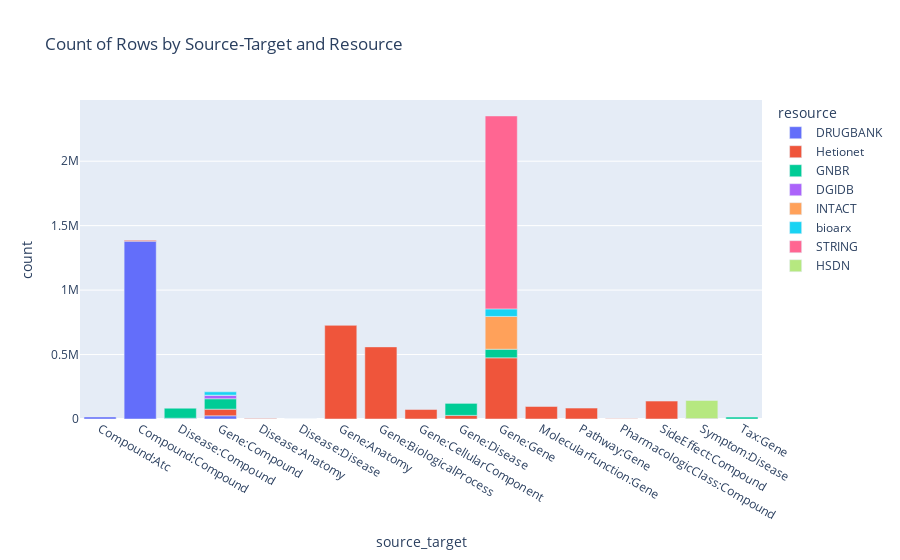

Notebook code cell kept with this figure:
### Code cell
import pandas as pd
import plotly.express as px

df = pd.DataFrame()
df["resource"] = relations["relation_type"].apply(lambda x: x.split("::")[0])
df["source_type"] = relations["source_id"].apply(lambda x: x.split(":")[0])
df["target_type"] = relations["target_id"].apply(lambda x: x.split(":")[0])
df["source_target"] = df["source_type"] + ":" + df["target_type"]

# source_type:target_type might be same with target_type:source_type, merge them
df["source_target"] = df["source_target"].apply(lambda x: x.split(":")[0] + ":" + x.split(":")[1] if x.split(":")[0] > x.split(":")[1] else x.split(":")[1] + ":" + x.split(":")[0])

# Plot only the rows where matched source and target types are in the list
# filtered_df = df[df["source_type"].isin(["Disease", "Gene", "Compound", "Symptom", "Pathway"]) & df["target_type"].isin(["Disease", "Gene", "Compound", "Symptom", "Pathway"])]

# Group the data by 'label' and 'resource' and count the rows
# grouped_df = filtered_df.groupby(['source_target', "resource"]).size().reset_index(name='count')

# resource = ['bioarx', 'DGIDB', 'DRUGBANK', 'GNBR', 'Hetionet', 'INTACT', 'STRING', 'HSDN']
# # Please specify the colors in the same order as the resource list
# colors = [
#     "#FF0000",  # Red
#     "#008000",  # Green
#     "#0000FF",  # Blue
#     "#FFFF00",  # Yellow
#     "#800080",  # Purple
#     "#FFA500",  # Orange
#     "#FFC0CB",  # Pink
#     "#00FFFF"   # Cyan
# ]

# # Generate a list of colors for each resource
# colors = grouped_df['resource'].apply(lambda x: colors[resource.index(x)])

# # Create the bar chart using Plotly Express
# fig2 = px.bar(grouped_df, x='source_target', y='count', color='resource', title='Count of Rows by Source-Target and Resource', color_discrete_sequence=colors)

# Plot all
grouped_df = df.groupby(['source_target', "resource"]).size().reset_index(name='count')
fig2 = px.bar(grouped_df, x='source_target', y='count', color='resource', title='Count of Rows by Source-Target and Resource')

# Show the plot
fig2.show(renderer='vscode')

### Figure 1 — Plotly figure (JSON) as saved in the notebook; plotly's stock layout.template omitted (floating-point values rounded to 4 significant figures)
{"data": [{"alignmentgroup": "True", "hovertemplate": "resource=DRUGBANK<br>source_target=%{x}<br>count=%{y}<extra></extra>", "legendgroup": "DRUGBANK", "marker": {"color": "#636efa", "pattern": {"shape": ""}}, "name": "DRUGBANK", "offsetgroup": "DRUGBANK", "orientation": "v", "showlegend": true, "textposition": "auto", "type": "bar", "x": ["Compound:Atc", "Compound:Compound", "Disease:Compound", "Gene:Compound"], "xaxis": "x", "y": [15750, 1379271, 4968, 24801], "yaxis": "y"}, {"alignmentgroup": "True", "hovertemplate": "resource=Hetionet<br>source_target=%{x}<br>count=%{y}<extra></extra>", "legendgroup": "Hetionet", "marker": {"color": "#EF553B", "pattern": {"shape": ""}}, "name": "Hetionet", "offsetgroup": "Hetionet", "orientation": "v", "showlegend": true, "textposition": "auto", "type": "bar", "x": ["Compound:Compound", "Disease:Anatomy", "Disease:Compound", "Disease:Disease", "Gene:Anatomy", "Gene:BiologicalProcess", "Gene:CellularComponent", "Gene:Compound", "Gene:Disease", "Gene:Gene", "MolecularFunction:Gene", "Pathway:Gene", "PharmacologicClass:Compound", "SideEffect:Compound", "Symptom:Disease"], "xaxis": "x", "y": [6486, 3602, 1145, 543, 726495, 559504, 73566, 51429, 27977, 474526, 97222, 84372, 1029, 138944, 3357], "yaxis": "y"}, {"alignmentgroup": "True", "hovertemplate": "resource=GNBR<br>source_target=%{x}<br>count=%{y}<extra></extra>", "legendgroup": "GNBR", "marker": {"color": "#00cc96", "pattern": {"shape": ""}}, "name": "GNBR", "offsetgroup": "GNBR", "orientation": "v", "showlegend": true, "textposition": "auto", "type": "bar", "x": ["Disease:Compound", "Gene:Compound", "Gene:Disease", "Gene:Gene", "Tax:Gene"], "xaxis": "x", "y": [77782, 80803, 95399, 66722, 14663], "yaxis": "y"}, {"alignmentgroup": "True", "hovertemplate": "resource=DGIDB<br>source_target=%{x}<br>count=%{y}<extra></extra>", "legendgroup": "DGIDB", "marker": {"color": "#ab63fa", "pattern": {"shape": ""}}, "name": "DGIDB", "offsetgroup": "DGIDB", "orientation": "v", "showlegend": true, "textposition": "auto", "type": "bar", "x": ["Gene:Compound"], "xaxis": "x", "y": [26290], "yaxis": "y"}, {"alignmentgroup": "True", "hovertemplate": "resource=INTACT<br>source_target=%{x}<br>count=%{y}<extra></extra>", "legendgroup": "INTACT", "marker": {"color": "#FFA15A", "pattern": {"shape": ""}}, "name": "INTACT", "offsetgroup": "INTACT", "orientation": "v", "showlegend": true, "textposition": "auto", "type": "bar", "x": ["Gene:Compound", "Gene:Gene"], "xaxis": "x", "y": [1805, 254346], "yaxis": "y"}, {"alignmentgroup": "True", "hovertemplate": "resource=bioarx<br>source_target=%{x}<br>count=%{y}<extra></extra>", "legendgroup": "bioarx", "marker": {"color": "#19d3f3", "pattern": {"shape": ""}}, "name": "bioarx", "offsetgroup": "bioarx", "orientation": "v", "showlegend": true, "textposition": "auto", "type": "bar", "x": ["Gene:Compound", "Gene:Disease", "Gene:Gene"], "xaxis": "x", "y": [25666, 461, 58629], "yaxis": "y"}, {"alignmentgroup": "True", "hovertemplate": "resource=STRING<br>source_target=%{x}<br>count=%{y}<extra></extra>", "legendgroup": "STRING", "marker": {"color": "#FF6692", "pattern": {"shape": ""}}, "name": "STRING", "offsetgroup": "STRING", "orientation": "v", "showlegend": true, "textposition": "auto", "type": "bar", "x": ["Gene:Gene"], "xaxis": "x", "y": [1496708], "yaxis": "y"}, {"alignmentgroup": "True", "hovertemplate": "resource=HSDN<br>source_target=%{x}<br>count=%{y}<extra></extra>", "legendgroup": "HSDN", "marker": {"color": "#B6E880", "pattern": {"shape": ""}}, "name": "HSDN", "offsetgroup": "HSDN", "orientation": "v", "showlegend": true, "textposition": "auto", "type": "bar", "x": ["Symptom:Disease"], "xaxis": "x", "y": [140595], "yaxis": "y"}], "layout": {"barmode": "relative", "legend": {"title": {"text": "resource"}, "tracegroupgap": 0}, "title": {"text": "Count of Rows by Source-Target and Resource"}, "xaxis": {"anchor": "y", "domain": [0, 1], "title": {"text": "source_target"}}, "yaxis": {"anchor": "x", "domain": [0, 1], "title": {"text": "count"}}}}
